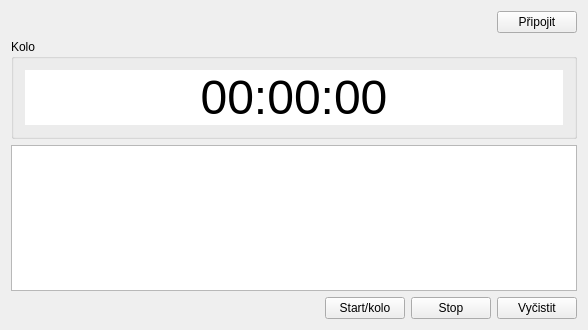
<?xml version="1.0" encoding="UTF-8"?>
<ui version="4.0">
 <class>MainWindow</class>
 <widget class="QMainWindow" name="MainWindow">
  <property name="geometry">
   <rect>
    <x>0</x>
    <y>0</y>
    <width>588</width>
    <height>330</height>
   </rect>
  </property>
  <property name="windowTitle">
   <string>Xewl Stopwatch</string>
  </property>
  <property name="windowIcon">
   <iconset resource="res/resources.qrc">
    <normaloff>:/icon/16x/time_16x.png</normaloff>:/icon/16x/time_16x.png</iconset>
  </property>
  <widget class="QWidget" name="centralWidget">
   <layout class="QVBoxLayout" name="verticalLayout">
    <item>
     <layout class="QHBoxLayout" name="horizontalLayout">
      <item>
       <spacer name="horizontalSpacer">
        <property name="orientation">
         <enum>Qt::Horizontal</enum>
        </property>
        <property name="sizeHint" stdset="0">
         <size>
          <width>40</width>
          <height>20</height>
         </size>
        </property>
       </spacer>
      </item>
      <item>
       <widget class="QLabel" name="lblInterruptStatus">
        <property name="pixmap">
         <pixmap resource="res/resources.qrc">:/icon/16x/draw_line_16x.png</pixmap>
        </property>
       </widget>
      </item>
      <item>
       <widget class="QLabel" name="lblInterruptStatusText"/>
      </item>
      <item>
       <spacer name="horizontalSpacer_3">
        <property name="orientation">
         <enum>Qt::Horizontal</enum>
        </property>
        <property name="sizeType">
         <enum>QSizePolicy::Fixed</enum>
        </property>
        <property name="sizeHint" stdset="0">
         <size>
          <width>40</width>
          <height>20</height>
         </size>
        </property>
       </spacer>
      </item>
      <item>
       <widget class="QLabel" name="lblConnectionStatus">
        <property name="pixmap">
         <pixmap resource="res/resources.qrc">:/icon/16x/cross_16x.png</pixmap>
        </property>
       </widget>
      </item>
      <item>
       <widget class="QPushButton" name="btnConnect">
        <property name="text">
         <string>Připojit</string>
        </property>
        <property name="icon">
         <iconset resource="res/resources.qrc">
          <normaloff>:/icon/16x/connect_16x.png</normaloff>:/icon/16x/connect_16x.png</iconset>
        </property>
       </widget>
      </item>
     </layout>
    </item>
    <item>
     <widget class="QGroupBox" name="groupBox">
      <property name="title">
       <string>Kolo</string>
      </property>
      <layout class="QHBoxLayout" name="horizontalLayout_2">
       <item>
        <widget class="QLabel" name="lblLapTime">
         <property name="font">
          <font>
           <pointsize>36</pointsize>
          </font>
         </property>
         <property name="styleSheet">
          <string notr="true">background: white;</string>
         </property>
         <property name="text">
          <string>00:00:00</string>
         </property>
         <property name="alignment">
          <set>Qt::AlignCenter</set>
         </property>
        </widget>
       </item>
      </layout>
     </widget>
    </item>
    <item>
     <widget class="QListWidget" name="lstTimes"/>
    </item>
    <item>
     <layout class="QHBoxLayout" name="horizontalLayout_3">
      <item>
       <spacer name="horizontalSpacer_2">
        <property name="orientation">
         <enum>Qt::Horizontal</enum>
        </property>
        <property name="sizeHint" stdset="0">
         <size>
          <width>40</width>
          <height>20</height>
         </size>
        </property>
       </spacer>
      </item>
      <item>
       <widget class="QPushButton" name="btnStart">
        <property name="text">
         <string>Start/kolo</string>
        </property>
        <property name="icon">
         <iconset resource="res/resources.qrc">
          <normaloff>:/icon/16x/flag_finish_16x.png</normaloff>:/icon/16x/flag_finish_16x.png</iconset>
        </property>
       </widget>
      </item>
      <item>
       <widget class="QPushButton" name="btnStop">
        <property name="text">
         <string>Stop</string>
        </property>
        <property name="icon">
         <iconset resource="res/resources.qrc">
          <normaloff>:/icon/16x/stopwatch_finish_16x.png</normaloff>:/icon/16x/stopwatch_finish_16x.png</iconset>
        </property>
       </widget>
      </item>
      <item>
       <widget class="QPushButton" name="btnClear">
        <property name="text">
         <string>Vyčistit</string>
        </property>
        <property name="icon">
         <iconset resource="res/resources.qrc">
          <normaloff>:/icon/16x/draw_eraser_16x.png</normaloff>:/icon/16x/draw_eraser_16x.png</iconset>
        </property>
       </widget>
      </item>
     </layout>
    </item>
   </layout>
  </widget>
 </widget>
 <layoutdefault spacing="6" margin="11"/>
 <resources>
  <include location="res/resources.qrc"/>
 </resources>
 <connections/>
</ui>
